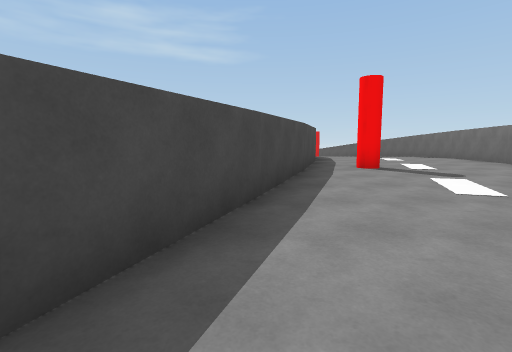
View 1 (above)

12 first-person views from a walk through a scene from a Unity 3-D project. The camera is 1.4 m above the floor, tilts 6° down and sees 85° across. The floor is counted in squares, 2 m on a side. Each view is taken from the middle of a square. On the plan, view 1 faces up. The plan holds only what a view shows up to about 9 squares ahead; the rest is blank. The place goes on beyond the plan. The player is left out.

View 2
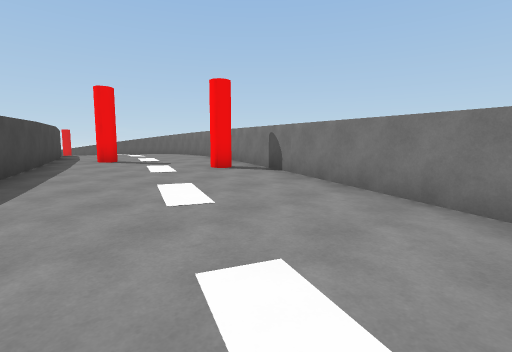

View 3
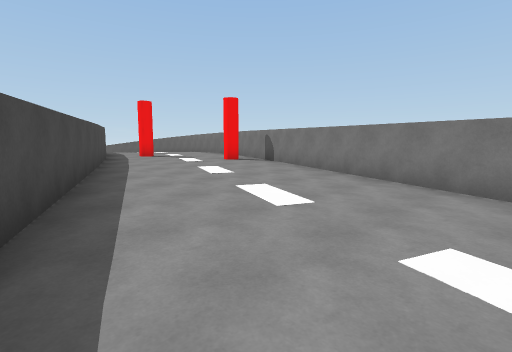

View 4
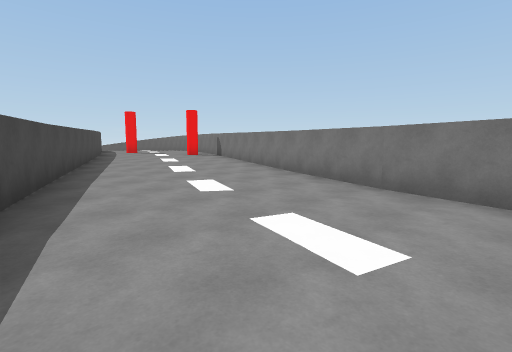

View 5
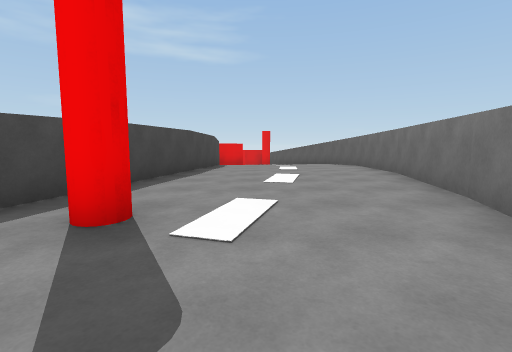

View 6
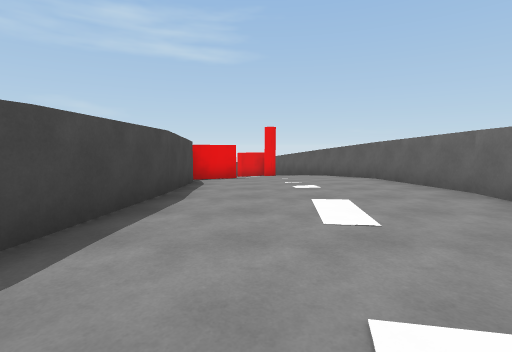

View 7
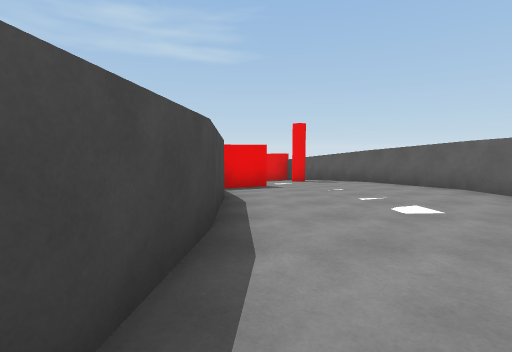

View 8
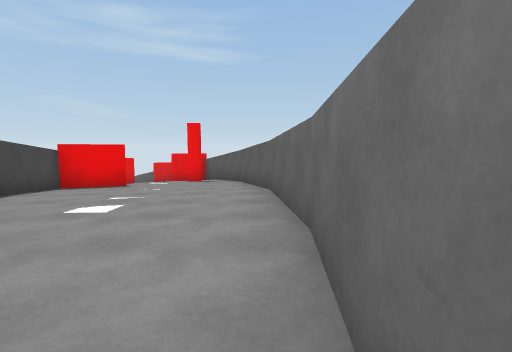

View 9
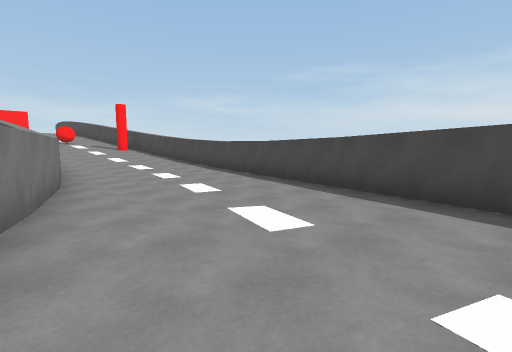

View 10
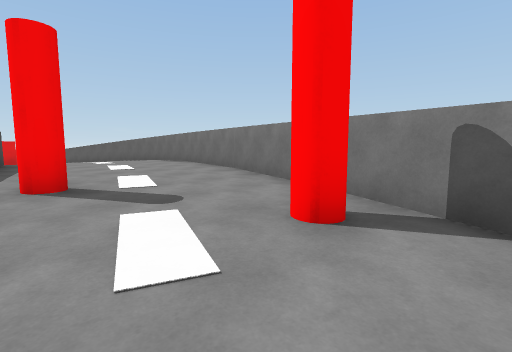

View 11
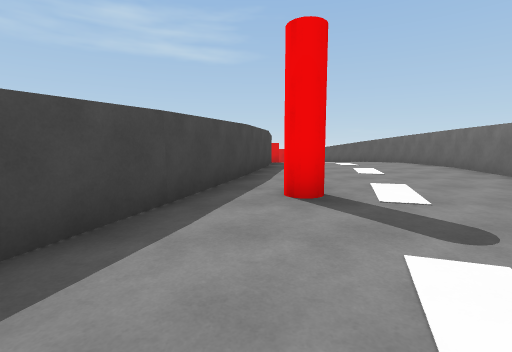

View 12
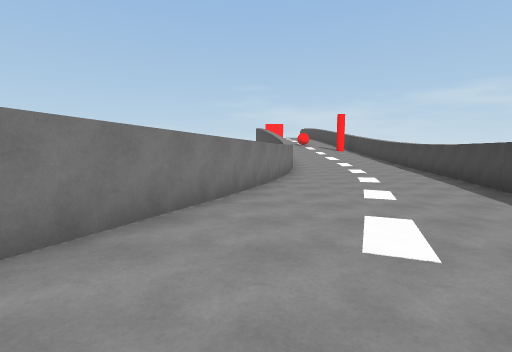

### Floor plan
Key: @ floor where view 1 was taken; # wall or solid block; . main floor; - floor 0.25 m lower than the main floor; _ floor 0.5 m lower than the main floor; < floor 0.75 m lower than the main floor; / step, stairs or slope.
Columns run from 4 left of view 1 to 8 right of it. Each row starts with its distance up from view 1.
 19       ##<<<#
 18       #<///##
 17       #////_#
 16       #-----#
 15       #-----#
 14       #.....#
 13       #.....#
 12       #.....#
 11       #.....#
 10       #....##
  9      ##....#
  8      #.....#
  7      #.....#
  6     ##.#...#
  5     #---..##
  4     #-----#
  3    ##---#-#
  2    #-----##
  1   ##__---#
  0   #_@___##
 -1   #_____#
 -2  ##<____#
 -3  #<<<<<##
 -4 ##<<<<<#
 -5 #<<<<<##
 -6 #<<<<<#
 -7 #<<<<<#
 -8 #<<<<##

Where each view was taken, in squares from view 1:
view 1: 0 up, 0 right, facing up
view 2: 2 down, 0 right, facing up-right
view 3: 4 down, 2 left, facing up-right
view 4: 8 down, 3 left, facing up-right
view 5: 4 up, 4 right, facing up
view 6: 9 up, 4 right, facing up
view 7: 11 up, 3 right, facing up
view 8: 11 up, 7 right, facing up
view 9: 2 down, 2 right, facing down-left
view 10: 2 up, 2 right, facing up-right
view 11: 3 up, 2 right, facing up
view 12: 1 up, 2 right, facing down
